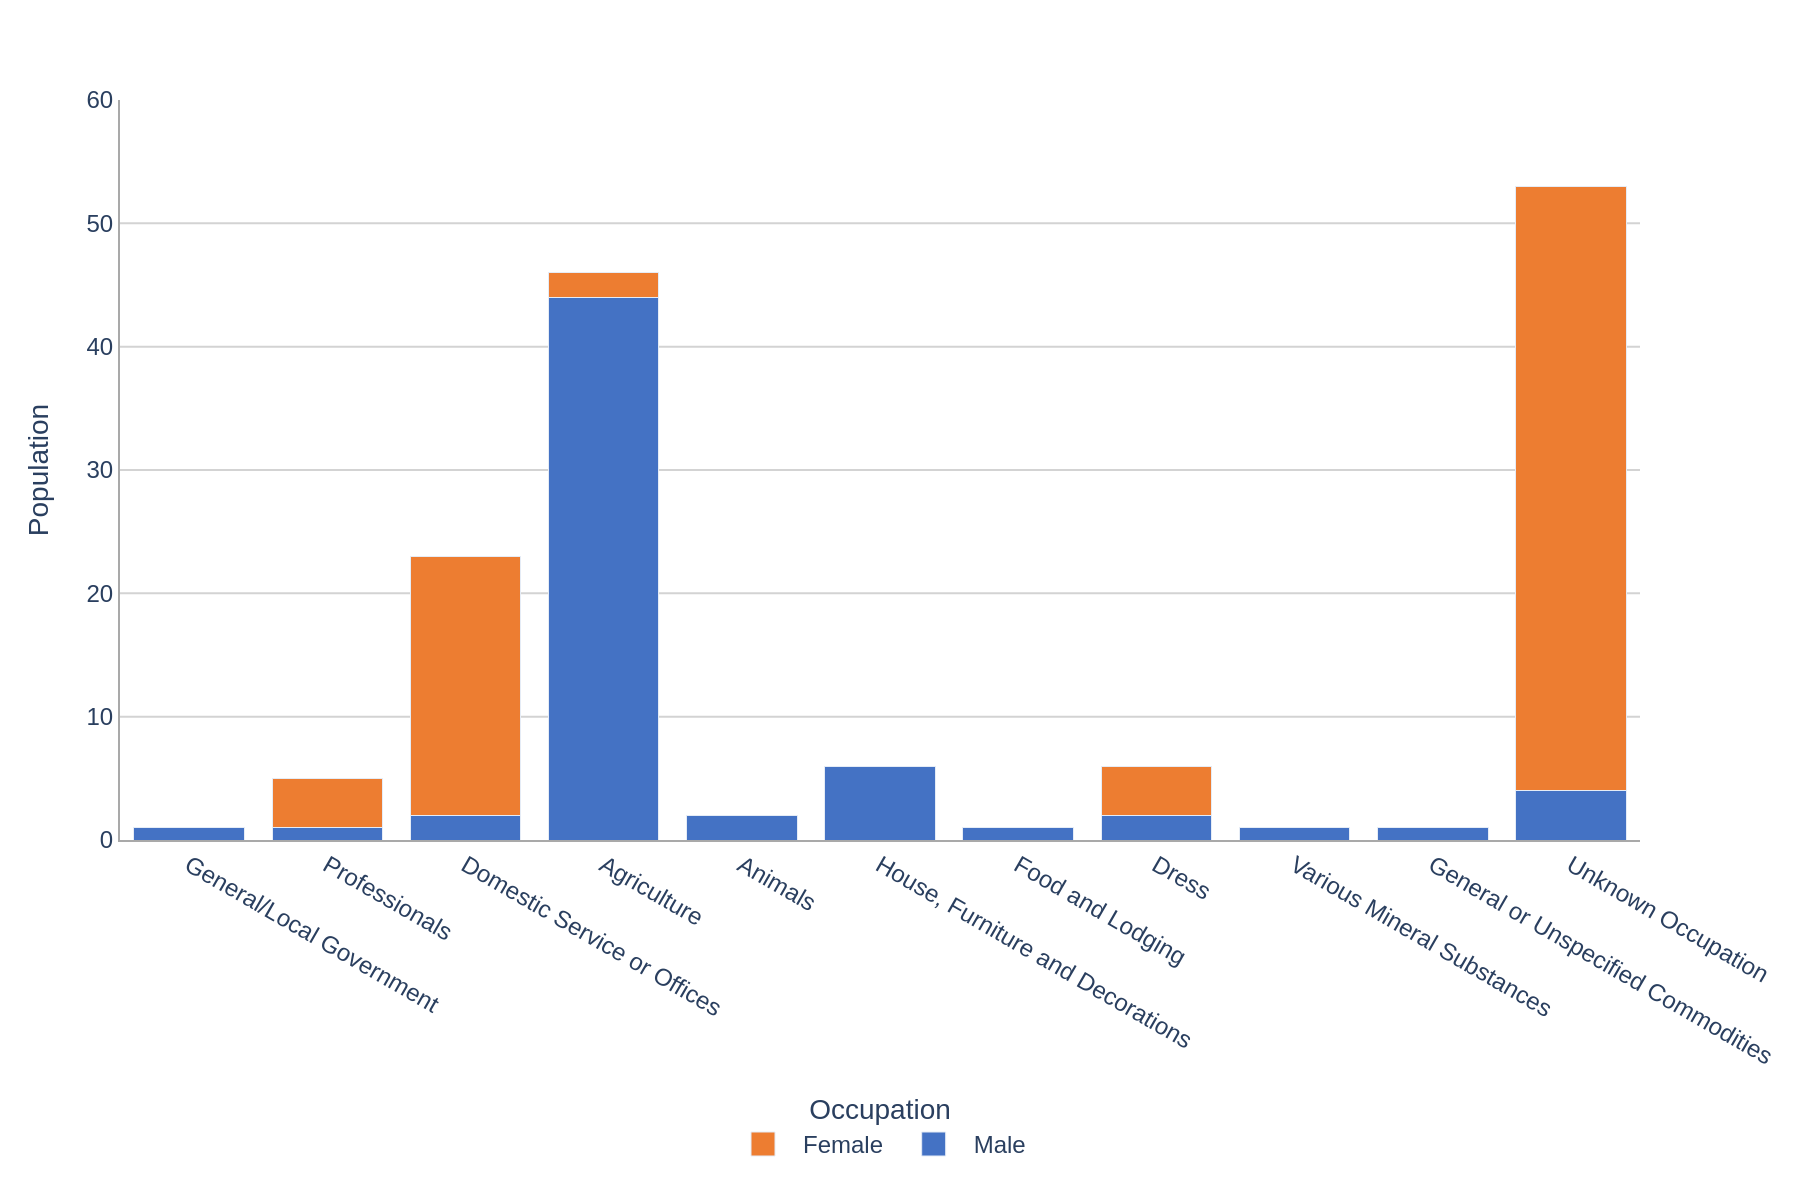

Here is the Python script that generated this plot:
import sys
import json
import plotly.graph_objects as go

def main():
    """
    Generates a stacked bar chart from a JSON data file.
    Usage: python <script_name>.py <path_to_json_file>
    """
    if len(sys.argv) != 2:
        print("Usage: python script.py <path_to_json>", file=sys.stderr)
        sys.exit(1)

    json_path = sys.argv[1]

    try:
        with open(json_path, 'r', encoding='utf-8') as f:
            chart_info = json.load(f)
    except FileNotFoundError:
        print(f"Error: JSON file not found at '{json_path}'", file=sys.stderr)
        sys.exit(1)
    except json.JSONDecodeError:
        print(f"Error: Could not decode JSON from '{json_path}'", file=sys.stderr)
        sys.exit(1)

    chart_data = chart_info['chart_data']
    texts = chart_info['texts']
    colors = chart_info['colors']
    
    categories = chart_data['categories']
    series_list = chart_data['series']

    fig = go.Figure()

    for i, series in enumerate(series_list):
        fig.add_trace(go.Bar(
            name=series['name'],
            x=categories,
            y=series['data'],
            marker_color=colors[i]
        ))

    fig.update_layout(
        barmode='stack',
        font=dict(family="Arial"),
        title_text=texts.get('title'),
        xaxis_title=texts.get('x_axis_title'),
        yaxis_title=texts.get('y_axis_title'),
        plot_bgcolor='white',
        xaxis=dict(
            automargin=True,
            showline=True,
            linewidth=1,
            linecolor='darkgrey'
        ),
        yaxis=dict(
            range=[0, 60],
            gridcolor='lightgray',
            automargin=True,
            showline=True,
            linewidth=1,
            linecolor='darkgrey'
        ),
        legend=dict(
            orientation="h",
            yanchor="bottom",
            y=-0.45,
            xanchor="center",
            x=0.5
        ),
        margin=dict(l=60, r=40, b=180, t=50)
    )
    
    # Derive output filename from JSON path
    base_filename = json_path.rsplit('.', 1)[0]
    output_image_path = f"{base_filename}.png"

    fig.write_image(output_image_path, scale=2, width=900, height=600)
    print(f"Chart saved to {output_image_path}")

if __name__ == "__main__":
    main()
